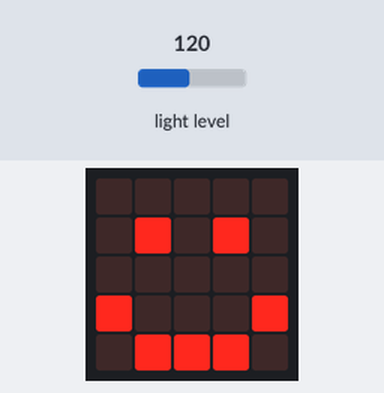
The program below on a simulated BBC micro:bit (MakeCode). Shown: the board's 5×5 LED display. Inputs (shaded band) come from the test bench; at power-on: light level 120.

Above: at 0.4 s.
At 6.0 s:
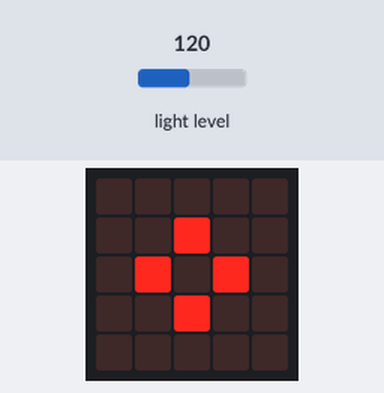
At 6.7 s:
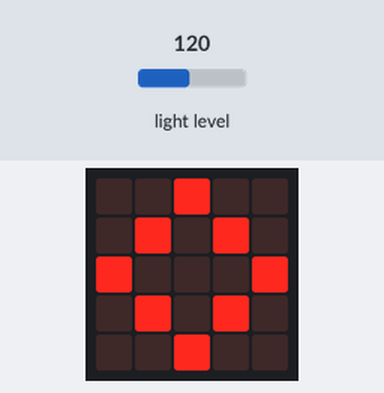
At 7.4 s:
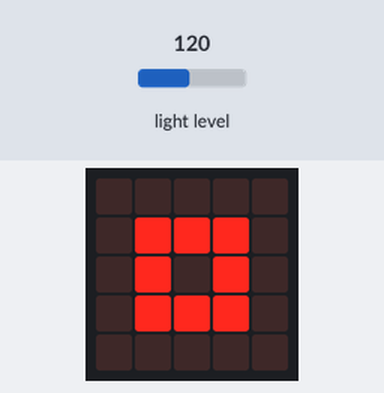
At 8.1 s:
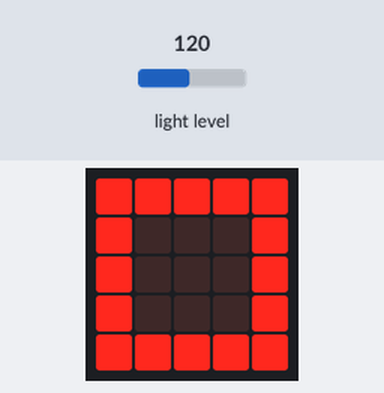
At 32.0 s:
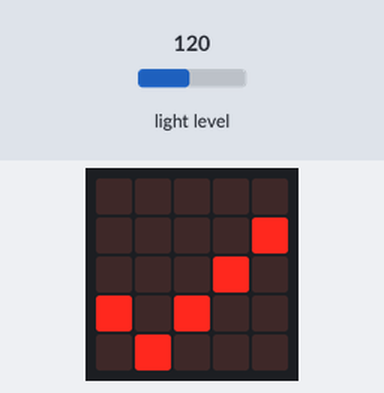

Measured:
- what the display in image 0 shows lasts 5.6 s, from 0.3 s to 5.9 s
- what the display in image 1 shows lasts 0.7 s, from 5.9 s to 6.6 s
- what the display in image 4 shows lasts 0.6 s, from 8.0 s to 8.6 s

The program:

main.ts
```typescript
ESP8266_IoT.initWIFI(SerialPin.P8, SerialPin.P12, BaudRate.BaudRate115200)
ESP8266_IoT.connectWifi("xarxa", "contrasenya")
if (ESP8266_IoT.wifiState(true)) {
    basic.showIcon(IconNames.Happy)
} else {
    basic.showIcon(IconNames.Sad)
}
basic.pause(5000)
basic.forever(function () {
    basic.showIcon(IconNames.SmallDiamond)
    ESP8266_IoT.connectThingSpeak()
    basic.showIcon(IconNames.Diamond)
    ESP8266_IoT.setData(
    "Write API Key",
    input.lightLevel()
    )
    basic.showIcon(IconNames.SmallSquare)
    ESP8266_IoT.uploadData()
    basic.showIcon(IconNames.Square)
    basic.showIcon(IconNames.Yes)
    basic.pause(20000)
})
```

test.ts
```typescript
// les proves van aquí; això no es compilarà quan aquest paquet s'usi com a extensió.
```
